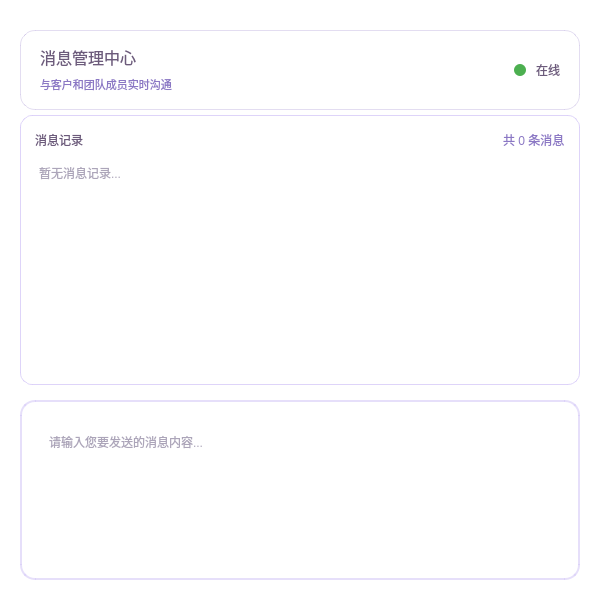
<?xml version="1.0" encoding="UTF-8"?>
<ui version="4.0">
 <class>ContactPage</class>
 <widget class="QWidget" name="ContactPage">
  <property name="geometry">
   <rect>
    <x>0</x>
    <y>0</y>
    <width>600</width>
    <height>600</height>
   </rect>
  </property>
  <property name="windowTitle">
   <string>消息管理</string>
  </property>
  <property name="styleSheet">
   <string notr="true">
/* 主容器样式 */
QWidget#ContactPage {
    background: transparent;
    font-family: &quot;微软雅黑&quot;;
}

/* 标题区域 */
QWidget#headerWidget {
    background: qlineargradient(spread:pad,x1:0,y1:0,x2:1,y2:0,
                stop:0 rgba(161, 140, 209, 0.1),
                stop:1 rgba(184, 164, 230, 0.1));
    border-radius: 15px;
    border: 1px solid rgba(161, 140, 209, 0.3);
}

QLabel#titleLabel {
    color: #6c5b7b;
    font: 700 20pt &quot;微软雅黑&quot;;
    background: transparent;
    border: none;
}

QLabel#subtitleLabel {
    color: #8b78c4;
    font: 12pt &quot;微软雅黑&quot;;
    background: transparent;
    border: none;
}

/* 消息显示区域 */
QWidget#messageArea {
    background: rgba(255, 255, 255, 0.8);
    border-radius: 12px;
    border: 1px solid rgba(214, 201, 247, 0.8);
}

QTextEdit#messageDisplay {
    background: transparent;
    border: none;
    font: 11pt &quot;微软雅黑&quot;;
    color: #5a4c74;
    selection-background-color: #e8e6fb;
}

QTextEdit#messageDisplay:focus {
    border: none;
    outline: none;
}

/* 输入区域 */
QWidget#inputArea {
    background: rgba(255, 255, 255, 0.9);
    border-radius: 15px;
    border: 2px solid rgba(214, 201, 247, 0.6);
}

QWidget#inputArea:focus-within {
    border: 2px solid #a18cd1;
}

QTextEdit#messageInput {
    background: transparent;
    border: none;
    font: 11pt &quot;微软雅黑&quot;;
    color: #5a4c74;
    padding: 10px;
}

QTextEdit#messageInput:focus {
    border: none;
    outline: none;
}

/* 工具栏按钮 */
QPushButton#toolButton {
    background: rgba(194, 182, 243, 0.3);
    border: 1px solid rgba(161, 140, 209, 0.5);
    border-radius: 8px;
    padding: 8px 12px;
    font: 10pt &quot;微软雅黑&quot;;
    color: #7a6599;
    min-width: 60px;
}

QPushButton#toolButton:hover {
    background: rgba(194, 182, 243, 0.5);
    border: 1px solid #a18cd1;
}

QPushButton#toolButton:pressed {
    background: rgba(194, 182, 243, 0.7);
}

/* 发送按钮 */
QPushButton#sendButton {
    background: qlineargradient(spread:pad,x1:0,y1:0,x2:1,y2:0,
                stop:0 #b8a4e6, stop:1 #a18cd1);
    color: white;
    border: none;
    border-radius: 20px;
    padding: 12px 30px;
    font: 700 12pt &quot;微软雅黑&quot;;
    min-width: 100px;
}

QPushButton#sendButton:hover {
    background: qlineargradient(spread:pad,x1:0,y1:0,x2:1,y2:0,
                stop:0 #a18cd1, stop:1 #9179c4);
}

QPushButton#sendButton:pressed {
    background: qlineargradient(spread:pad,x1:0,y1:0,x2:1,y2:0,
                stop:0 #9179c4, stop:1 #8066b7);
}

QPushButton#sendButton:disabled {
    background: #d0d0d0;
    color: #888888;
}

/* 在线状态指示器 */
QLabel#statusIndicator {
    background: #4CAF50;
    border-radius: 6px;
    min-width: 12px;
    max-width: 12px;
    min-height: 12px;
    max-height: 12px;
}

QLabel#statusLabel {
    color: #6c5b7b;
    font: 10pt &quot;微软雅黑&quot;;
    background: transparent;
}

/* 统计信息 */
QLabel#statsLabel {
    color: #8b78c4;
    font: 9pt &quot;微软雅黑&quot;;
    background: transparent;
}

/* 滚动条样式 */
QScrollBar:vertical {
    background: rgba(214, 201, 247, 0.3);
    width: 8px;
    border-radius: 4px;
}

QScrollBar::handle:vertical {
    background: rgba(161, 140, 209, 0.6);
    border-radius: 4px;
    min-height: 20px;
}

QScrollBar::handle:vertical:hover {
    background: #a18cd1;
}

QScrollBar::add-line:vertical, QScrollBar::sub-line:vertical {
    border: none;
    background: none;
}
   </string>
  </property>
  <layout class="QVBoxLayout" name="mainLayout">
   <property name="spacing">
    <number>15</number>
   </property>
   <property name="leftMargin">
    <number>20</number>
   </property>
   <property name="topMargin">
    <number>20</number>
   </property>
   <property name="rightMargin">
    <number>20</number>
   </property>
   <property name="bottomMargin">
    <number>20</number>
   </property>
   <item>
    <widget class="QWidget" name="headerWidget" native="true">
     <property name="minimumSize">
      <size>
       <width>0</width>
       <height>80</height>
      </size>
     </property>
     <property name="maximumSize">
      <size>
       <width>16777215</width>
       <height>60</height>
      </size>
     </property>
     <layout class="QHBoxLayout" name="headerLayout">
      <property name="leftMargin">
       <number>20</number>
      </property>
      <property name="topMargin">
       <number>15</number>
      </property>
      <property name="rightMargin">
       <number>20</number>
      </property>
      <property name="bottomMargin">
       <number>15</number>
      </property>
      <item>
       <layout class="QVBoxLayout" name="titleLayout">
        <property name="spacing">
         <number>5</number>
        </property>
        <item>
         <widget class="QLabel" name="titleLabel">
          <property name="text">
           <string>&lt;html&gt;&lt;head/&gt;&lt;body&gt;&lt;p&gt;&lt;span style=&quot; font-size:12pt;&quot;&gt;消息管理中心&lt;/span&gt;&lt;/p&gt;&lt;/body&gt;&lt;/html&gt;</string>
          </property>
          <property name="alignment">
           <set>Qt::AlignmentFlag::AlignLeading|Qt::AlignmentFlag::AlignLeft|Qt::AlignmentFlag::AlignVCenter</set>
          </property>
         </widget>
        </item>
        <item>
         <widget class="QLabel" name="subtitleLabel">
          <property name="text">
           <string>&lt;html&gt;&lt;head/&gt;&lt;body&gt;&lt;p&gt;&lt;span style=&quot; font-size:8pt;&quot;&gt;与客户和团队成员实时沟通&lt;/span&gt;&lt;/p&gt;&lt;/body&gt;&lt;/html&gt;</string>
          </property>
          <property name="alignment">
           <set>Qt::AlignmentFlag::AlignLeading|Qt::AlignmentFlag::AlignLeft|Qt::AlignmentFlag::AlignVCenter</set>
          </property>
         </widget>
        </item>
       </layout>
      </item>
      <item>
       <spacer name="headerSpacer">
        <property name="orientation">
         <enum>Qt::Orientation::Horizontal</enum>
        </property>
        <property name="sizeHint" stdset="0">
         <size>
          <width>40</width>
          <height>20</height>
         </size>
        </property>
       </spacer>
      </item>
      <item>
       <layout class="QHBoxLayout" name="statusLayout">
        <property name="spacing">
         <number>10</number>
        </property>
        <item>
         <widget class="QLabel" name="statusIndicator">
          <property name="text">
           <string/>
          </property>
         </widget>
        </item>
        <item>
         <widget class="QLabel" name="statusLabel">
          <property name="text">
           <string>在线</string>
          </property>
         </widget>
        </item>
       </layout>
      </item>
     </layout>
    </widget>
   </item>
   <item>
    <widget class="QWidget" name="messageArea" native="true">
     <layout class="QVBoxLayout" name="messageLayout">
      <property name="spacing">
       <number>10</number>
      </property>
      <property name="leftMargin">
       <number>15</number>
      </property>
      <property name="topMargin">
       <number>15</number>
      </property>
      <property name="rightMargin">
       <number>15</number>
      </property>
      <property name="bottomMargin">
       <number>15</number>
      </property>
      <item>
       <layout class="QHBoxLayout" name="messageHeaderLayout">
        <item>
         <widget class="QLabel" name="messageHeaderLabel">
          <property name="styleSheet">
           <string notr="true">color: #6c5b7b; font: 600 12pt &quot;微软雅黑&quot;; background: transparent;</string>
          </property>
          <property name="text">
           <string>消息记录</string>
          </property>
         </widget>
        </item>
        <item>
         <spacer name="messageHeaderSpacer">
          <property name="orientation">
           <enum>Qt::Orientation::Horizontal</enum>
          </property>
          <property name="sizeHint" stdset="0">
           <size>
            <width>40</width>
            <height>20</height>
           </size>
          </property>
         </spacer>
        </item>
        <item>
         <widget class="QLabel" name="statsLabel">
          <property name="text">
           <string>共 0 条消息</string>
          </property>
         </widget>
        </item>
       </layout>
      </item>
      <item>
       <widget class="QTextEdit" name="messageDisplay">
        <property name="readOnly">
         <bool>true</bool>
        </property>
        <property name="placeholderText">
         <string>暂无消息记录...</string>
        </property>
       </widget>
      </item>
     </layout>
    </widget>
   </item>
   <item>
    <widget class="QWidget" name="inputArea" native="true">
     <property name="minimumSize">
      <size>
       <width>0</width>
       <height>150</height>
      </size>
     </property>
     <property name="maximumSize">
      <size>
       <width>16777215</width>
       <height>180</height>
      </size>
     </property>
     <layout class="QVBoxLayout" name="inputLayout">
      <property name="spacing">
       <number>10</number>
      </property>
      <property name="leftMargin">
       <number>15</number>
      </property>
      <property name="topMargin">
       <number>15</number>
      </property>
      <property name="rightMargin">
       <number>15</number>
      </property>
      <property name="bottomMargin">
       <number>15</number>
      </property>
      <item>
       <widget class="QTextEdit" name="messageInput">
        <property name="minimumSize">
         <size>
          <width>0</width>
          <height>60</height>
         </size>
        </property>
        <property name="maximumSize">
         <size>
          <width>16777215</width>
          <height>80</height>
         </size>
        </property>
        <property name="placeholderText">
         <string>请输入您要发送的消息内容...</string>
        </property>
       </widget>
      </item>
      <item>
       <layout class="QHBoxLayout" name="controlLayout">
        <item>
         <spacer name="controlSpacer">
          <property name="orientation">
           <enum>Qt::Orientation::Horizontal</enum>
          </property>
          <property name="sizeHint" stdset="0">
           <size>
            <width>40</width>
            <height>20</height>
           </size>
          </property>
         </spacer>
        </item>
        <item>
         <widget class="QPushButton" name="sendButton">
          <property name="minimumSize">
           <size>
            <width>160</width>
            <height>40</height>
           </size>
          </property>
          <property name="cursor">
           <cursorShape>PointingHandCursor</cursorShape>
          </property>
          <property name="toolTip">
           <string>发送消息 (Ctrl+Enter)</string>
          </property>
          <property name="text">
           <string>发送 📤</string>
          </property>
          <property name="shortcut">
           <string>Ctrl+Return</string>
          </property>
         </widget>
        </item>
       </layout>
      </item>
     </layout>
    </widget>
   </item>
  </layout>
 </widget>
 <resources/>
 <connections/>
</ui>
